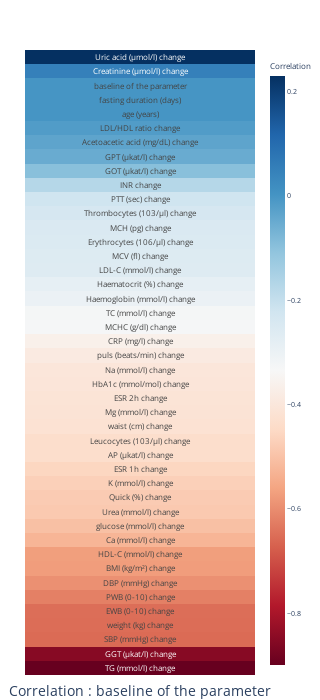

Source (notebook cell):
### Code cell
param = list_of_param[0]
filtered_matrix = correlation_matrix.loc[:,param].reset_index().set_index("index").fillna(0)
list_of_param =  filtered_matrix.index.to_list()
filtered_matrix.sort_values(by = param,inplace=True)
fig = go.Figure(data=go.Heatmap(
            z=filtered_matrix.values,
            y=filtered_matrix.index,
            x=filtered_matrix.columns,
            colorscale='RdBu',  # Change the colorscale to 'viridis'
            colorbar=dict(title='Correlation', orientation="v", thickness=15,tickfont=dict(size=7)),
            hoverongaps=False,
            text=[[name] for name in list(filtered_matrix.index)],
            texttemplate="%{text}",
            textfont={"size":8}
        ))
fig.update_layout(
        margin=dict(l=20, r=20, t=50, b=0),
        yaxis=dict(title="", showticklabels=False),
        xaxis=dict(title="", showticklabels=False),
        width=300,
        height=700
    )
fig.update_xaxes(title=f"Correlation : {param}")
fig

### Figure 1 — Plotly figure (JSON) as saved in the notebook; plotly's stock layout.template omitted (floating-point values rounded to 4 significant figures)
{"data": [{"colorbar": {"orientation": "v", "thickness": 15, "tickfont": {"size": 7}, "title": {"text": "Correlation"}}, "colorscale": [[0, "rgb(103,0,31)"], [0.1, "rgb(178,24,43)"], [0.2, "rgb(214,96,77)"], [0.3, "rgb(244,165,130)"], [0.4, "rgb(253,219,199)"], [0.5, "rgb(247,247,247)"], [0.6, "rgb(209,229,240)"], [0.7, "rgb(146,197,222)"], [0.8, "rgb(67,147,195)"], [0.9, "rgb(33,102,172)"], [1, "rgb(5,48,97)"]], "hoverongaps": false, "text": [["TG (mmol/l) change"], ["GGT (µkat/l) change"], ["SBP (mmHg) change"], ["weight (kg) change"], ["EWB (0-10) change"], ["PWB (0-10) change"], ["DBP (mmHg) change"], ["BMI (kg/m²) change"], ["HDL-C (mmol/l) change"], ["Ca (mmol/l) change"], ["glucose (mmol/l) change"], ["Urea (mmol/l) change"], ["Quick (%) change"], ["K (mmol/l) change"], ["ESR 1h change"], ["AP (µkat/l) change"], ["Leucocytes (103/µl) change"], ["waist (cm) change"], ["Mg (mmol/l) change"], ["ESR 2h change"], ["HbA1c (mmol/mol) change"], ["Na (mmol/l) change"], ["puls (beats/min) change"], ["CRP (mg/l) change"], ["MCHC (g/dl) change"], ["TC (mmol/l) change"], ["Haemoglobin (mmol/l) change"], ["Haematocrit (%) change"], ["LDL-C (mmol/l) change"], ["MCV (fl) change"], ["Erythrocytes (106/µl) change"], ["MCH (pg) change"], ["Thrombocytes (103/µl) change"], ["PTT (sec) change"], ["INR change"], ["GOT (µkat/l) change"], ["GPT (µkat/l) change"], ["Acetoacetic acid (mg/dL) change"], ["LDL/HDL ratio change"], ["age (years)"], ["fasting duration (days)"], ["baseline of the parameter"], ["Creatinine (µmol/l) change"], ["Uric acid (µmol/l) change"]], "textfont": {"size": 8}, "texttemplate": "%{text}", "type": "heatmap", "x": ["baseline of the parameter"], "y": ["TG (mmol/l) change", "GGT (µkat/l) change", "SBP (mmHg) change", "weight (kg) change", "EWB (0-10) change", "PWB (0-10) change", "DBP (mmHg) change", "BMI (kg/m²) change", "HDL-C (mmol/l) change", "Ca (mmol/l) change", "glucose (mmol/l) change", "Urea (mmol/l) change", "Quick (%) change", "K (mmol/l) change", "ESR 1h change", "AP (µkat/l) change", "Leucocytes (103/µl) change", "waist (cm) change", "Mg (mmol/l) change", "ESR 2h change", "HbA1c (mmol/mol) change", "Na (mmol/l) change", "puls (beats/min) change", "CRP (mg/l) change", "MCHC (g/dl) change", "TC (mmol/l) change", "Haemoglobin (mmol/l) change", "Haematocrit (%) change", "LDL-C (mmol/l) change", "MCV (fl) change", "Erythrocytes (106/µl) change", "MCH (pg) change", "Thrombocytes (103/µl) change", "PTT (sec) change", "INR change", "GOT (µkat/l) change", "GPT (µkat/l) change", "Acetoacetic acid (mg/dL) change", "LDL/HDL ratio change", "age (years)", "fasting duration (days)", "baseline of the parameter", "Creatinine (µmol/l) change", "Uric acid (µmol/l) change"], "z": [[-0.8991], [-0.8516], [-0.6558], [-0.6525], [-0.6499], [-0.6213], [-0.5953], [-0.5733], [-0.5708], [-0.5279], [-0.5042], [-0.4854], [-0.4811], [-0.4709], [-0.457], [-0.4367], [-0.4361], [-0.4205], [-0.4146], [-0.413], [-0.4065], [-0.4033], [-0.3873], [-0.3643], [-0.3296], [-0.3257], [-0.2985], [-0.284], [-0.2615], [-0.2577], [-0.2528], [-0.2495], [-0.2354], [-0.2204], [-0.1714], [-0.09677], [-0.05081], [-0.03479], [-0.01643], [0], [0], [0], [0.05044], [0.2296]]}], "layout": {"height": 700, "margin": {"b": 0, "l": 20, "r": 20, "t": 50}, "width": 300, "xaxis": {"showticklabels": false, "title": {"text": "Correlation : baseline of the parameter"}}, "yaxis": {"showticklabels": false, "title": {"text": ""}}}}
